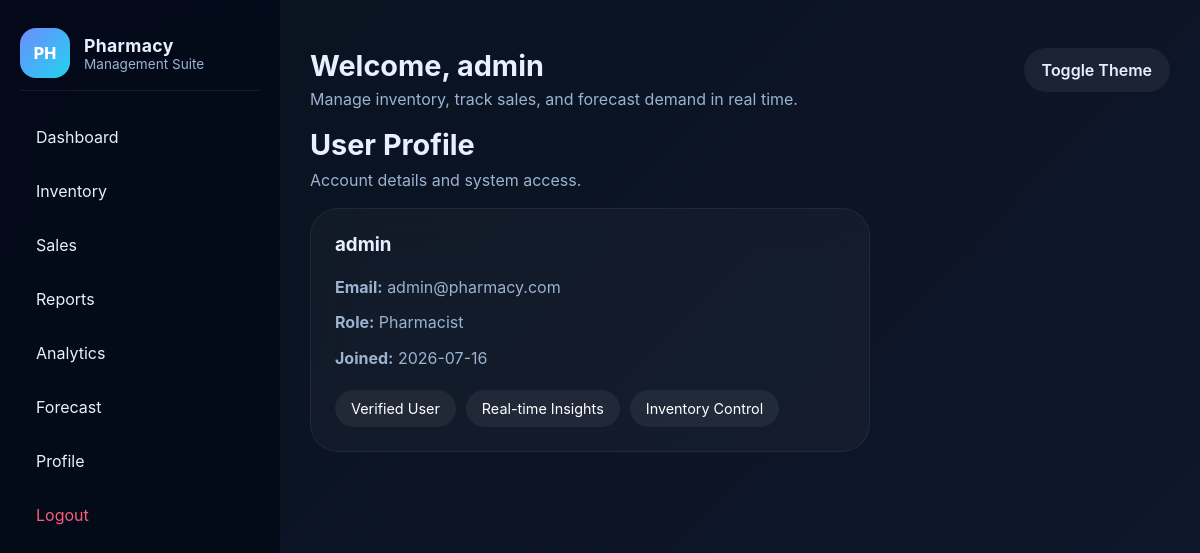
The app's page /profile (signed in) with its own data.
### app.py (models this page shows, shortened)
class User(UserMixin, db.Model):
    id = db.Column(db.Integer, primary_key=True)
    username = db.Column(db.String(150), unique=True, nullable=False)
    email = db.Column(db.String(150), unique=True, nullable=False)
    password_hash = db.Column(db.String(200), nullable=False)
    role = db.Column(db.String(50), default='Pharmacist')
    created_at = db.Column(db.DateTime, default=datetime.utcnow)

### app.py (the view)
@app.route('/profile')
@login_required
def profile():
    return render_template('profile.html')

### app.py (called while the page is built)
@login_manager.user_loader
def load_user(user_id):
    return User.query.get(int(user_id))

### templates/profile.html
{% extends 'base.html' %}
{% block content %}
<div class="section-header">
    <h2>User Profile</h2>
    <p>Account details and system access.</p>
</div>
<div class="panel-card profile-card">
    <h3>{{ current_user.username }}</h3>
    <p><strong>Email:</strong> {{ current_user.email }}</p>
    <p><strong>Role:</strong> {{ current_user.role }}</p>
    <p><strong>Joined:</strong> {{ current_user.created_at.strftime('%Y-%m-%d') }}</p>
    <div class="profile-badges">
        <span class="badge">Verified User</span>
        <span class="badge">Real-time Insights</span>
        <span class="badge">Inventory Control</span>
    </div>
</div>
{% endblock %}

### templates/base.html (shortened to what this page needs)
<!DOCTYPE html>
<html lang="en">
<head>
    <link rel="stylesheet" href="/static/css/style.css" />
</head>
<body>
    {% macro render_content_area() %}
        {% block content %}{% endblock %}
    {% endmacro %}
    {% if current_user.is_authenticated %}
    <div class="app-shell">
        <aside class="sidebar">
            <div class="brand">
                <div class="brand-icon">PH</div>
                <div>
                    <h1>Pharmacy</h1>
                    <p>Management Suite</p>
                </div>
            </div>
            <nav>
                <a href="{{ url_for('dashboard') }}" class="nav-link">Dashboard</a>
                <a href="{{ url_for('inventory') }}" class="nav-link">Inventory</a>
                <a href="{{ url_for('sales') }}" class="nav-link">Sales</a>
                <a href="{{ url_for('reports') }}" class="nav-link">Reports</a>
                <a href="{{ url_for('analytics') }}" class="nav-link">Analytics</a>
                <a href="{{ url_for('forecast') }}" class="nav-link">Forecast</a>
                <a href="{{ url_for('profile') }}" class="nav-link">Profile</a>
                <a href="{{ url_for('logout') }}" class="nav-link sign-out">Logout</a>
            </nav>
        </aside>
        <main class="main-content">
            <header class="topbar">
                <div>
                    <h2>Welcome, {{ current_user.username }}</h2>
                    <p>Manage inventory, track sales, and forecast demand in real time.</p>
                </div>
                <button id="toggleTheme" class="btn btn-clear">Toggle Theme</button>
            </header>
            <section class="page-content">
                {{ render_content_area() }}
            </section>
        </main>
    </div>
    {% else %}
    <div class="page-auth auth-bg">
        <section class="page-content">
            {{ render_content_area() }}
        </section>
    </div>
    {% endif %}
</body>
</html>

### static/css/style.css (style rules this page uses)
:root { --bg:#070b1f; --surface:#0f172d; --surface-alt:#14223b; --text:#e8f0ff; --muted:#9bb3d0; --accent:#6c8cff; --accent-2:#22d3ee; --danger:#ff5c7a; --success:#4ade80; --border:rgba(255,255,255,.08); }
html,body { margin:0;padding:0;font-family:Inter,system-ui,Segoe UI,Roboto,Helvetica,Arial,sans-serif;background:linear-gradient(135deg,#09121e,#0f172d);color:var(--text);min-height:100%; }
body { overflow-x:hidden; }
* { box-sizing:border-box; }
button,input,select,textarea { font:inherit; }
.app-shell { display:grid;grid-template-columns:280px 1fr;min-height:100vh; }
.sidebar { background:rgba(4,10,25,.95);backdrop-filter:blur(12px);padding:28px 20px;display:flex;flex-direction:column;gap:24px; }
.brand { display:flex;align-items:center;gap:14px;padding-bottom:12px;border-bottom:1px solid var(--border); }
.brand-icon { width:50px;height:50px;border-radius:16px;display:grid;place-items:center;background:linear-gradient(135deg,var(--accent),var(--accent-2));font-weight:800;color:#fff; }
.sidebar h1 { margin:0;font-size:1.1rem;letter-spacing:.02em; }
.sidebar p { margin:0;font-size:.85rem;color:var(--muted); }
nav { display:flex;flex-direction:column;gap:10px; }
.nav-link { display:block;padding:12px 16px;border-radius:14px;color:var(--text);text-decoration:none;transition:transform .2s ease, background .2s ease; }
.sign-out { margin-top:auto;color:var(--danger); }
.main-content { padding:30px; }
.topbar { display:flex;justify-content:space-between;align-items:flex-start;gap:14px;padding:18px 0; }
.topbar h2 { margin:0;font-size:1.8rem; }
.topbar p { margin:6px 0 0;color:var(--muted); }
.btn { border:none;cursor:pointer;border-radius:999px;padding:12px 18px;font-weight:600;transition:transform .2s ease, box-shadow .2s ease; }
.btn-clear { background:rgba(255,255,255,.06);color:var(--text); }
.panel-card { padding:24px;border-radius:28px;background:rgba(255,255,255,.03);border:1px solid rgba(255,255,255,.06);backdrop-filter:blur(18px); }
.panel-card h3 { margin-top:0; }
.section-header { margin-bottom:18px; }
.section-header h2 { margin:0;font-size:1.8rem; }
.section-header p { margin:8px 0 0;color:var(--muted); }
.profile-card { max-width:560px; }
.profile-card p { margin:10px 0;line-height:1.6;color:var(--muted); }
.profile-badges { display:flex;flex-wrap:wrap;gap:10px;margin-top:18px; }
.badge { padding:10px 16px;border-radius:999px;background:rgba(255,255,255,.06);color:#fff;font-size:.9rem; }

### records on screen
User: username "admin", email "admin@pharmacy.com", role "Pharmacist", created_at "2026-07-16"
